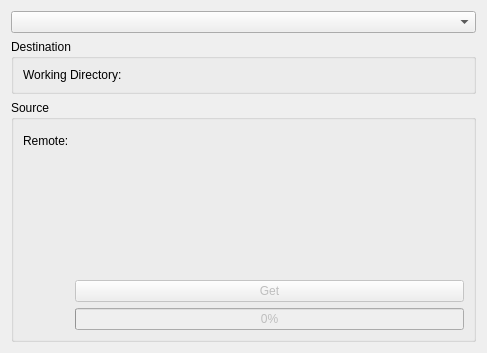
<?xml version="1.0" encoding="UTF-8"?>
<ui version="4.0">
 <class>ProjectSourcePage</class>
 <widget class="QWidget" name="ProjectSourcePage">
  <property name="geometry">
   <rect>
    <x>0</x>
    <y>0</y>
    <width>487</width>
    <height>353</height>
   </rect>
  </property>
  <property name="windowTitle">
   <string>Form</string>
  </property>
  <layout class="QVBoxLayout" name="verticalLayout">
   <item>
    <widget class="QComboBox" name="sources"/>
   </item>
   <item>
    <widget class="QGroupBox" name="groupBox_2">
     <property name="title">
      <string>Destination</string>
     </property>
     <layout class="QFormLayout" name="formLayout_2">
      <item row="0" column="0">
       <widget class="QLabel" name="label">
        <property name="text">
         <string>Working Directory:</string>
        </property>
       </widget>
      </item>
      <item row="0" column="1">
       <widget class="KUrlRequester" name="workingDir">
        <property name="clickMessage">
         <string>Select the directory where to use...</string>
        </property>
       </widget>
      </item>
     </layout>
    </widget>
   </item>
   <item>
    <widget class="QGroupBox" name="sourceBox">
     <property name="title">
      <string>Source</string>
     </property>
     <layout class="QFormLayout" name="formLayout">
      <item row="0" column="0">
       <widget class="QLabel" name="remoteLabel">
        <property name="text">
         <string>Remote:</string>
        </property>
       </widget>
      </item>
      <item row="0" column="1">
       <widget class="QWidget" name="remoteWidget" native="true">
        <property name="sizePolicy">
         <sizepolicy hsizetype="Expanding" vsizetype="Expanding">
          <horstretch>0</horstretch>
          <verstretch>0</verstretch>
         </sizepolicy>
        </property>
       </widget>
      </item>
      <item row="1" column="1">
       <widget class="QPushButton" name="get">
        <property name="enabled">
         <bool>false</bool>
        </property>
        <property name="text">
         <string>Get</string>
        </property>
       </widget>
      </item>
      <item row="2" column="1">
       <widget class="QProgressBar" name="creationProgress">
        <property name="enabled">
         <bool>false</bool>
        </property>
        <property name="value">
         <number>0</number>
        </property>
       </widget>
      </item>
     </layout>
    </widget>
   </item>
  </layout>
 </widget>
 <customwidgets>
  <customwidget>
   <class>KUrlRequester</class>
   <extends>QFrame</extends>
   <header>kurlrequester.h</header>
  </customwidget>
 </customwidgets>
 <resources/>
 <connections/>
</ui>
